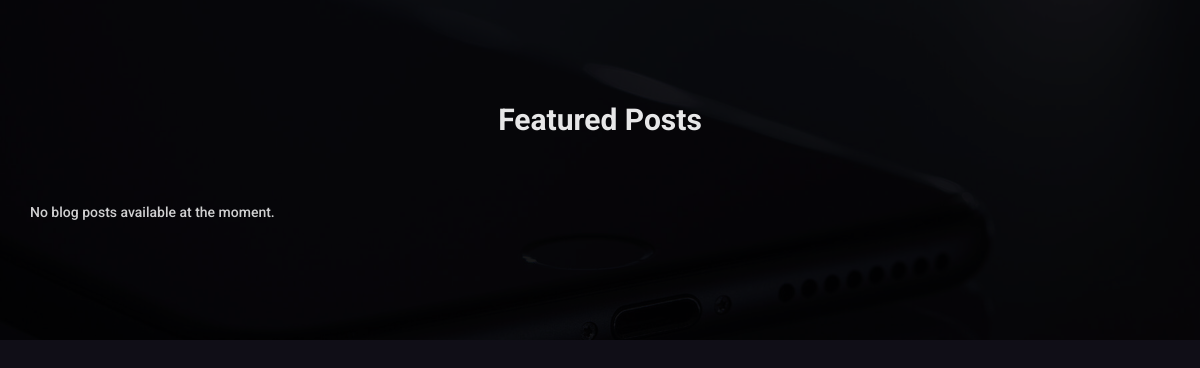
The page /blog.php on the database as committed earlier.
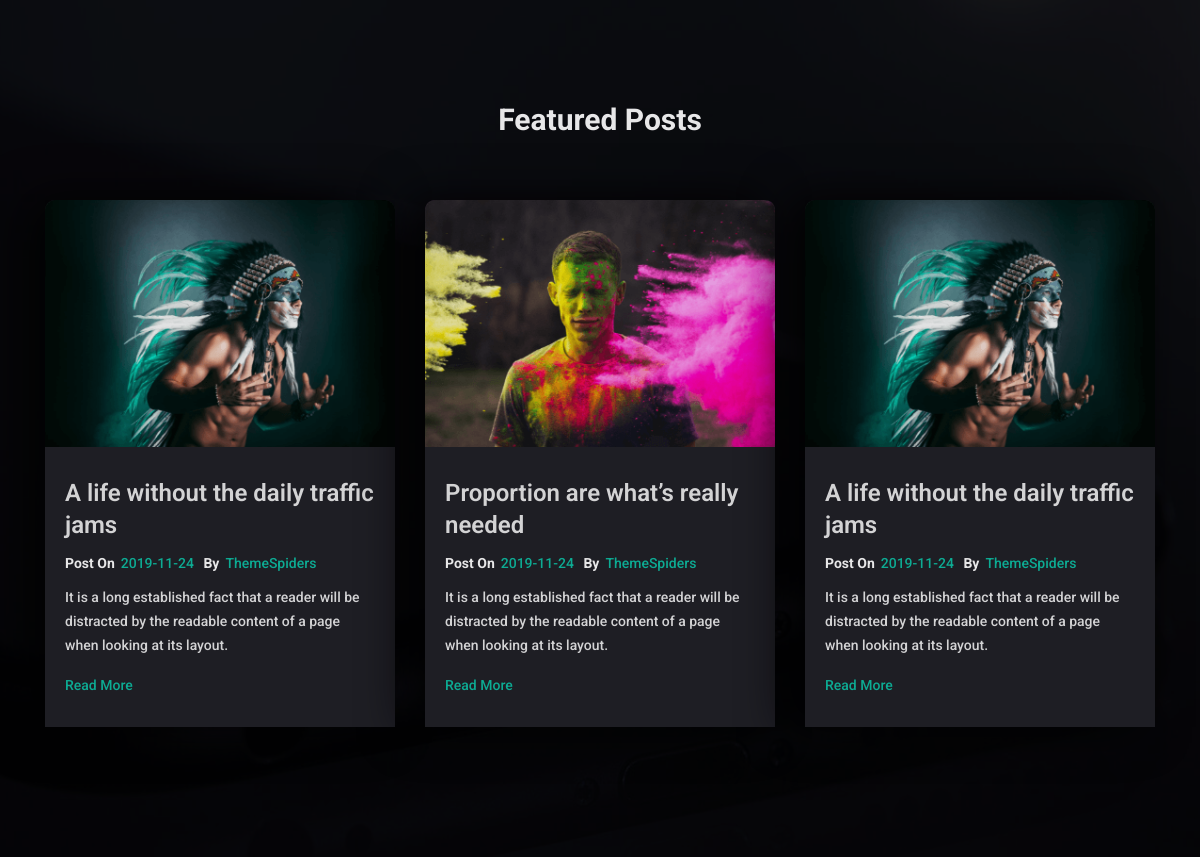
The same page on the database as committed later.
### tables this page shows
CREATE TABLE `blog_posts` (
  `id` int(11) NOT NULL,
  `title` varchar(255) NOT NULL,
  `content` text NOT NULL,
  `post_date` date NOT NULL,
  `author` varchar(100) NOT NULL,
  `image` varchar(255) NOT NULL,
  `read_more_link` varchar(255) NOT NULL
);

### blog.php (the view, shortened to what this page needs)
<?php
    include 'header.php';
    $servername = "localhost";
    $username = "root";
    $password = "";
    $dbname = "folio";
    $conn = new mysqli($servername, $username, $password, $dbname);
    $blogQuery = "SELECT * FROM blog_posts ORDER BY post_date DESC";
    $blogResult = $conn->query($blogQuery);
?>
<section class="mh-blog image-bg featured-img-two" id="mh-blog">
    <div class="img-color-overlay">
        <div class="container">
            <div class="row section-separator">
                <div class="col-sm-12 section-title wow fadeInUp" data-wow-duration="0.8s" data-wow-delay="0.2s">
                    <h3>Featured Posts</h3>
                </div>
                <?php if ($blogResult->num_rows > 0): ?>
                    <?php while ($blog = $blogResult->fetch_assoc()): ?>
                        <div class="col-sm-12 col-md-4">
                            <div class="mh-blog-item dark-bg wow fadeInUp" data-wow-duration="0.8s" data-wow-delay="0.3s">
                                <img src="<?php echo $blog['image']; ?>" alt="Blog Image" class="img-fluid">
                                <div class="blog-inner">
                                    <h2><a href="<?php echo $blog['read_more_link']; ?>"><?php echo $blog['title']; ?></a></h2>
                                    <div class="mh-blog-post-info">
                                        <ul>
                                            <li><strong>Post On</strong><a href="#"><?php echo $blog['post_date']; ?></a></li>
                                            <li><strong>By</strong><a href="#"><?php echo $blog['author']; ?></a></li>
                                        </ul>
                                    </div>
                                    <p><?php echo $blog['content']; ?></p>
                                    <a href="<?php echo $blog['read_more_link']; ?>">Read More</a>
                                </div>
                            </div>
                        </div>
                    <?php endwhile; ?>
                <?php else: ?>
                    <p class="text-center">No blog posts available at the moment.</p>
                <?php endif; ?>
            </div>
        </div>
    </div>
</section>

### header.php (shortened to what this page needs)
<!doctype html>
<html lang="en">
<head>
        <link rel="stylesheet" href="assets/icons/font-awesome-4.7.0/css/font-awesome.min.css">
        <link rel="stylesheet" href="assets/plugins/css/bootstrap.min.css">
        <link rel="stylesheet" href="assets/plugins/css/animate.css">
        <link rel="stylesheet" href="assets/plugins/css/owl.css">
        <link rel="stylesheet" href="assets/plugins/css/jquery.fancybox.min.css">
        <link rel="stylesheet" href="assets/css/styles.css">
        <link rel="stylesheet" href="assets/css/responsive.css">
        <link rel="alternate stylesheet" href="assets/css/colors/blue.css" title="blue">
        <link rel="stylesheet" href="assets/css/colors/defauld.css" title="defauld">
        <link rel="alternate stylesheet" href="assets/css/colors/green.css" title="green">
        <link rel="alternate stylesheet" href="assets/css/colors/blue-munsell.css" title="blue-munsell">
        <link rel="alternate stylesheet" href="assets/css/colors/orange.css" title="orange">
        <link rel="alternate stylesheet" href="assets/css/colors/purple.css" title="purple">
        <link rel="alternate stylesheet" href="assets/css/colors/slate.css" title="slate">
        <link rel="alternate stylesheet" href="assets/css/colors/yellow.css" title="yellow">
</head>
<body class="dark-vertion black-bg">

### assets/css/responsive.css (style rules this page uses)
* { -webkit-font-smoothing: antialiased; -moz-osx-font-smoothing: grayscale; }

### assets/css/colors/blue.css (style rules this page uses)
.mh-blog .mh-blog-item .blog-inner h2 a { color: #fff; }
.mh-blog .mh-blog-item .blog-inner a { color: #a97afd; }
.mh-blog .mh-blog-item h2 { color: #a97afd; }
.mh-blog .mh-blog-item h2 a { color: #a97afd; }

### assets/css/colors/green.css (style rules this page uses)
.mh-blog .mh-blog-item .blog-inner h2 a { color: #fff; }
.mh-blog .mh-blog-item .blog-inner a { color: #4CAF50; }
.mh-blog .mh-blog-item h2 { color: #4CAF50; }
.mh-blog .mh-blog-item h2 a { color: #4CAF50; }

### assets/css/colors/blue-munsell.css (style rules this page uses)
.mh-blog .mh-blog-item .blog-inner h2 a { color: #fff; }
.mh-blog .mh-blog-item .blog-inner a { color: #2196F3; }
.mh-blog .mh-blog-item h2 { color: #2196F3; }
.mh-blog .mh-blog-item h2 a { color: #2196F3; }

### assets/css/colors/orange.css (style rules this page uses)
.mh-blog .mh-blog-item .blog-inner h2 a { color: #fff; }
.mh-blog .mh-blog-item .blog-inner a { color: #ffa500; }
.mh-blog .mh-blog-item h2 { color: #ffa500; }
.mh-blog .mh-blog-item h2 a { color: #ffa500; }

### assets/css/colors/purple.css (style rules this page uses)
.mh-blog .mh-blog-item .blog-inner h2 a { color: #fff; }
.mh-blog .mh-blog-item .blog-inner a { color: #E91E63; }
.mh-blog .mh-blog-item h2 { color: #E91E63; }
.mh-blog .mh-blog-item h2 a { color: #E91E63; }

### assets/css/colors/slate.css (style rules this page uses)
.mh-blog .mh-blog-item .blog-inner h2 a { color: #fff; }
.mh-blog .mh-blog-item .blog-inner a { color: #f6c; }
.mh-blog .mh-blog-item h2 { color: #f6c; }
.mh-blog .mh-blog-item h2 a { color: #f6c; }

### assets/css/colors/yellow.css (style rules this page uses)
.mh-blog .mh-blog-item .blog-inner a { color: #188c91; }
.mh-blog .mh-blog-item h2 { color: #188c91; }
.mh-blog .mh-blog-item h2 a { color: #188c91; }

Rows that differ between the two databases and show on the page:
added blog_posts: image (picture), title "A life without the daily traffic jams", post_date "2019-11-24", author "ThemeSpiders", content "It is a long established fact that a reader will be distracted by the readable content of a page when looking at its layout."
added blog_posts: image (picture), title "Proportion are what’s really needed", post_date "2019-11-24", author "ThemeSpiders", content "It is a long established fact that a reader will be distracted by the readable content of a page when looking at its layout."
added blog_posts: image (picture), title "A life without the daily traffic jams", post_date "2019-11-24", author "ThemeSpiders", content "It is a long established fact that a reader will be distracted by the readable content of a page when looking at its layout."
Other text that changed with them:
text no longer shown: "No blog posts available at the moment."
